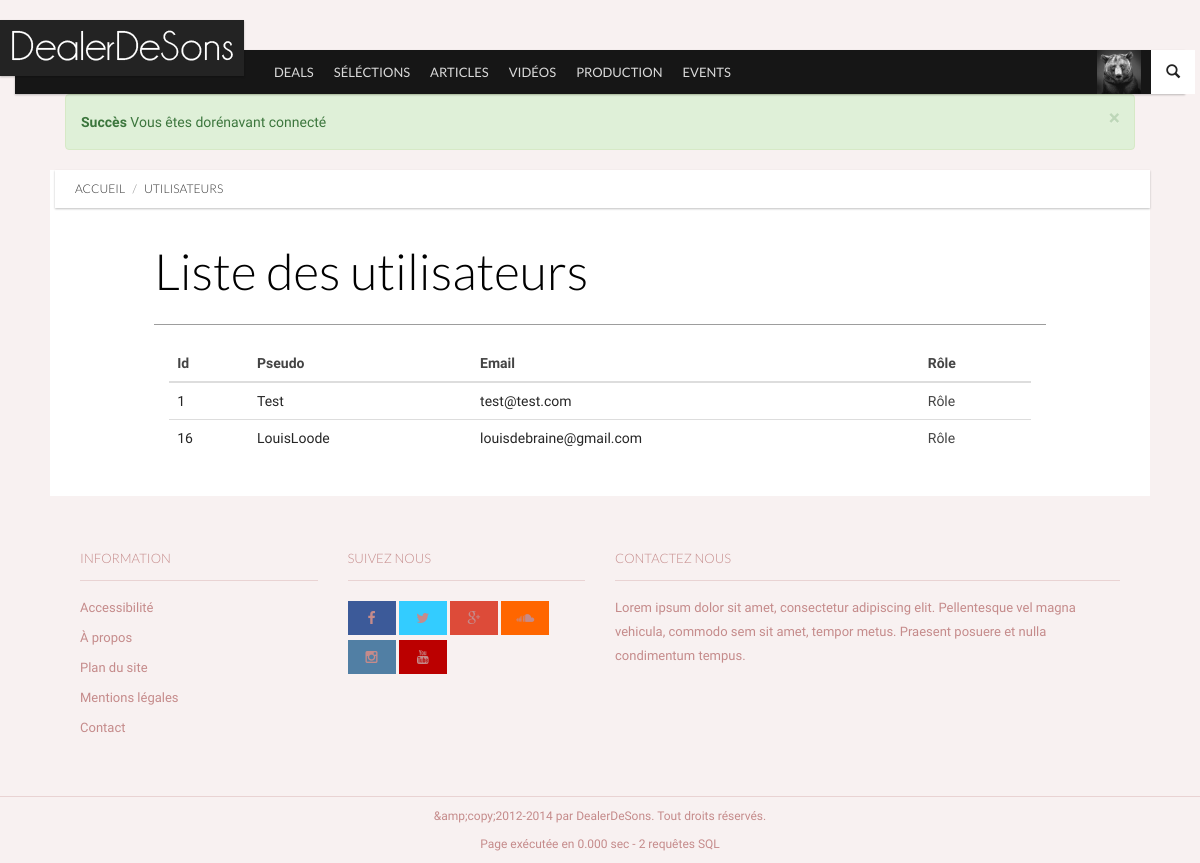
The app's page /index.php?page=utilisateurs (signed in) with its own data.
### tables this page shows
CREATE TABLE `categories` (
`id_cat` int(11) NOT NULL,
  `nom_cat` text NOT NULL,
  `menu` bit(1) NOT NULL,
  `ordre` int(2) NOT NULL
);

CREATE TABLE `utilisateurs` (
`id_user` int(11) unsigned NOT NULL,
  `nom_user` varchar(32) NOT NULL,
  `password` char(40) NOT NULL,
  `email` varchar(128) NOT NULL,
  `hash_validation` char(32) NOT NULL,
  `date_inscription` datetime NOT NULL,
  `avatar` varchar(128) NOT NULL DEFAULT '',
  `bio` text NOT NULL,
  `facebook` varchar(255) NOT NULL,
  `twitter` varchar(255) NOT NULL,
  `instagram` varchar(255) NOT NULL,
  `vimeo` varchar(255) NOT NULL,
  `tumblr` varchar(255) NOT NULL,
  `linkedin` varchar(255) NOT NULL,
  `soundcloud` varchar(255) NOT NULL,
  `youtube` varchar(255) NOT NULL
);

### inc/init.php (called while the page is built, shortened)
<?php
	include(dirname(__FILE__).'/modeles/articles.php');
	include(dirname(__FILE__).'/modeles/utilisateurs.php');
	$verif_connect = isset($_SESSION['id']) AND isset($_SESSION['pseudo']);
	$categories_menu = liste_categories('menu', 'croissant');
?>

### inc/modeles/articles.php (called while the page is built, shortened)
<?php
function liste_categories($menu='', $by=''){
	$categories = array();
	$req_menu = '';
	$order_by = '';
	$limit = '';
	switch ($menu)
	{
	case 'menu':
        $req_menu = 'WHERE menu = 1';
    break;
	}
	switch ($by)
	{
	case 'croissant':
        $order_by = 'ORDER BY ordre ASC';
    break;
	}
	$ajoutRequete = $req_menu.' '.$order_by.' '.$limit.'';
	$myRequete = 'SELECT *
					FROM categories
					'.$ajoutRequete;
	$req = requete($myRequete);
        while ($data = mysqli_fetch_assoc($req))
        {
                $categories[] = $data;
        }
        return $categories;
}
?>

### inc/fonctions.php (called while the page is built, shortened)
<?php
function requete($myRequete) {
	global $query_count, $myConnexion;
	return mysqli_query($myConnexion,$myRequete);
}
?>

### inc/modeles/utilisateurs.php (called while the page is built, shortened)
<?php
function liste_utilisateurs(){
	$utilisateurs = array();
	$order_by = '';
	$myRequete = 'SELECT * FROM utilisateurs;
					'.$order_by;
	$req = requete($myRequete);
        while ($data = mysqli_fetch_assoc($req))
        {
                $utilisateurs[] = $data;
        }
        return $utilisateurs;
}
?>

### pages/vues/utilisateurs.php (the view)
<div id="content" class="content bg-base section">
<div class="ribbon ribbon-highlight">
				<ol class="breadcrumb ribbon-inner">
					<li><a href="index.php">Accueil</a></li>
					<li class="active">Utilisateurs</li>
				</ol>
</div>
<div class="row">
			<header class="page-header col-md-10 col-md-offset-1">
				<h2 class="page-title full-page-title">
					Liste des utilisateurs
				</h2>
			</header>
			 <div class="col-md-10 col-md-offset-1">
		    <div class="row">
            <table class="table">
                <thead>
                    <tr>
                        <th>Id</th>
                        <th>Pseudo</th>
                        <th>Email</th>
                        <th>Rôle</th>
                    </tr>
                </thead>
                <tbody>
<?php
foreach($utilisateurs as $data)
{
?>
                    <tr>
                        <td><a href="utilisateurs-0-<?php echo $data['id_user']; ?>.html"><?php echo $data['id_user']; ?></a></td>
                        <td><a href="utilisateurs-0-<?php echo $data['id_user']; ?>.html"><?php echo $data['nom_user']; ?></a></td>
                        <td><a href="utilisateurs-0-<?php echo $data['id_user']; ?>.html"><?php echo $data['email']; ?></a></td>
                        <td>Rôle</td>
                    </tr>
<?php
}
?>
                </tbody>
            </table>
		    </div>
			 </div>
			 </div>
			 </div>

### pages/vues/header.php (shortened to what this page needs)
<!DOCTYPE html>
 <html class="no-js">
	<head>
		<link rel="stylesheet" href="vendor/bootstrap/css/bootstrap.min.css">
		<link rel="stylesheet" href="vendor/font-awesome/css/font-awesome.min.css">
		<link rel="stylesheet" href="vendor/prettyPhoto/css/prettyPhoto.css">
		<link rel="stylesheet" href="css/base.css">
		<link rel="stylesheet" href="css/components.css">
		<link rel="stylesheet" href="css/style.css">
		<link rel="stylesheet" href="css/modifs.css">
	</head>
	<body>
		<nav id="header" class="header-navbar" role="navigation">
			<div class="header-navbar-inner container">
				<div id="brand" class="navbar-brand">
					<a href="index.html" rel="bookmark">
						<img src="img/light-logo.png" data-src="img/light-logo.png" data-src-retina="img/logo-retina.png" width="244" height="56" alt="">
					</a>
				</div>
				<ul class="nav nav-icons">
					<li>
						<a href="#" class="btn-icon" data-toggle=".header-navbar-inner" data-toggle-class="search-toggled-in">
							<span class="search-toggled-out-icon glyphicon glyphicon-search"></span>
						</a>
					</li>
				</ul>
				<ul class="nav navbar-nav">
<?php if ($verif_connect){ ?>
					<li class="nav-all pull-right">
						<a href="#" data-toggle="li">
							<span class="img"><img src="img/Tests/avatar.jpg" alt="Avatar de <?php echo $user['id_user'];?>"></span>
						</a>
					</li>
<?php }else{?>
					<li class="pull-right"><a href="connexion.html" class="btn btn-danger">Connexion</a></li>
<?php } ?>
<?php
foreach($categories_menu as $data)
{
?>
					<li class="visible-md visible-lg"><a href="categories-<?php echo $data['id_cat']; ?>.html"><?php echo $data['nom_cat']; ?></a></li>
<?php
}
?>
				</ul>
			</div>
		</nav>
		<div id="main" class="container">
				<?php include 'includes/messages_erreurs.php'; ?>

### css/base.css (style rules this page uses)
html,body { height:100% }
body { font-family:'Droid Sans',sans-serif;font-size:14px;line-height:24px }
h1,h2,h3,h4,h5,h6 { font-family:'Lato',sans-serif;font-weight:300;margin-bottom:20px }
img { max-width:100% }
.header-navbar { position:absolute;z-index:1000;width:100%;margin-top:50px;height:44px;line-height:44px;-webkit-border-radius:0;-moz-border-radius:0;-o-border-radius:0;border-radius:0;-moz-background-clip:padding;-webkit-background-clip:padding-box;-o-background-clip:padding-box;background-clip:padding-box;border:0;min-height:inherit;-webkit-transition:all .2s linear;-moz-transition:all .2s linear;-ms-transition:all .2s linear;-o-transition:all .2s linear;font-family:'Lato',sans-serif }
.header-navbar .header-navbar-inner { position:relative;padding:0;height:44px }
.header-navbar .btn-icon { padding:0;margin:0;line-height:44px;height:44px;width:44px;border:0;background-color:transparent }
.header-navbar .navbar-brand { margin:0 5px 0 0;padding:0;width:244px;height:44px;-webkit-transition:all .2s linear;-moz-transition:all .2s linear;-ms-transition:all .2s linear;-o-transition:all .2s linear;border-right:1px solid transparent }
.header-navbar .navbar-brand a { position:relative;top:-30px;left:-15px;display:block;width:244px;height:56px;-webkit-transition:all .2s linear;-moz-transition:all .2s linear;-ms-transition:all .2s linear;-o-transition:all .2s linear }
.header-navbar .navbar-brand a img { vertical-align:top;position:relative;height:auto }
.header-navbar .nav-icons { position:relative;height:44px;width:44px;float:right;margin-right:-10px }
.header-navbar .nav-icons>li { width:44px;height:44px }
.header-navbar .nav-icons>li>a { padding:0;line-height:44px;width:44px;text-align:center }
.header-navbar .nav-icons .search-toggled-out-icon { display:inline-block;zoom:1;*display:inline }
.nav.navbar-nav { height:44px;line-height:44px;float:none;display:block;width:auto;font-size:13px }
.nav.navbar-nav>li { height:44px;line-height:44px }
.nav.navbar-nav>li.nav-all { border-left:transparent 1px solid }
.nav.navbar-nav>li.nav-all>a { line-height:44px;height:44px }
.nav.navbar-nav>li>a { padding:0 10px;line-height:44px;height:44px;text-transform:uppercase }
#main { padding-top:94px;position:relative }
.page-header { border:0;margin-top:15px;margin-bottom:20px;border-bottom:1px solid #ccc }
.page-header[class*="col-"] .page-title,.page-header[class^="col-"] .page-title { margin-top:0;position:relative;left:-15px }
.page-title,.page-title.full-page-title { font-size:36px;line-height:43px;margin-bottom:5px;font-weight:300;overflow:hidden }
.section { position:relative;margin-bottom:20px;*zoom:1 }
.section:before,.section:after { display:table;line-height:0;content:"" }
.section:after { clear:both }
.container>.section:not(.row),.container>.section.not-row { padding-left:15px;padding-right:15px;margin-left:-15px;margin-right:-15px }
@media (min-width: 768px) { .page-header { margin-top:15px;margin-bottom:15px } }
@media (min-width: 768px) { .page-title,.page-title.full-page-title { font-size:41px;line-height:48px } }
@media (min-width: 769px) { .nav.navbar-nav>li { display:none } }
@media (min-width: 769px) { .nav.navbar-nav>li:nth-child(1),.nav.navbar-nav>li:nth-child(2),.nav.navbar-nav>li:nth-child(3) { display:block } }
@media (min-width: 899px) { .nav.navbar-nav>li:nth-child(4) { display:block } }
@media (min-width: 992px) { .nav.navbar-nav>li:nth-child(5) { display:block } }
@media (min-width: 992px) { .page-header { margin-top:15px;margin-bottom:20px } }
@media (min-width: 1150px) { .nav.navbar-nav>li:nth-child(6) { display:block } }
@media (min-width: 1200px) { .container { max-width:1170px } }
@media (min-width: 1200px) { .page-title { font-size:46px;line-height:53px;padding-bottom:10px } }
@media (min-width: 1200px) { .page-title.full-page-title { font-size:50px;line-height:57px } }

### css/components.css (style rules this page uses)
.table { margin-bottom:20px }
.ribbon { position:relative;margin:0 -15px 0 -10px;z-index:20;font-family:'Lato',sans-serif;text-transform:uppercase;line-height:38px }
.ribbon>span,.ribbon>a,.ribbon>.ribbon-inner { display:block;width:100%;height:100%;padding:0 20px;text-overflow:ellipsis;white-space:nowrap;overflow:hidden }
.breadcrumb { background-color:transparent;-webkit-border-radius:0;-moz-border-radius:0;-o-border-radius:0;border-radius:0;-moz-background-clip:padding;-webkit-background-clip:padding-box;-o-background-clip:padding-box;background-clip:padding-box;top:0;font-size:12px;line-height:38px;font-weight:300 }

### records on screen
categories: nom_cat "DEALS"
categories: nom_cat "SÉLÉCTIONS"
categories: nom_cat "ARTICLES"
categories: nom_cat "VIDÉOS"
categories: nom_cat "PRODUCTION"
categories: nom_cat "EVENTS"
utilisateurs: id_user "1", nom_user "Test", email "test@test.com"
utilisateurs: id_user "16", nom_user "LouisLoode", email "louisdebraine@gmail.com"

### other values on screen
$data['TITRE'] "Succès"
$data['MESSAGE'] "Vous êtes dorénavant connecté"
$query_count "2"
